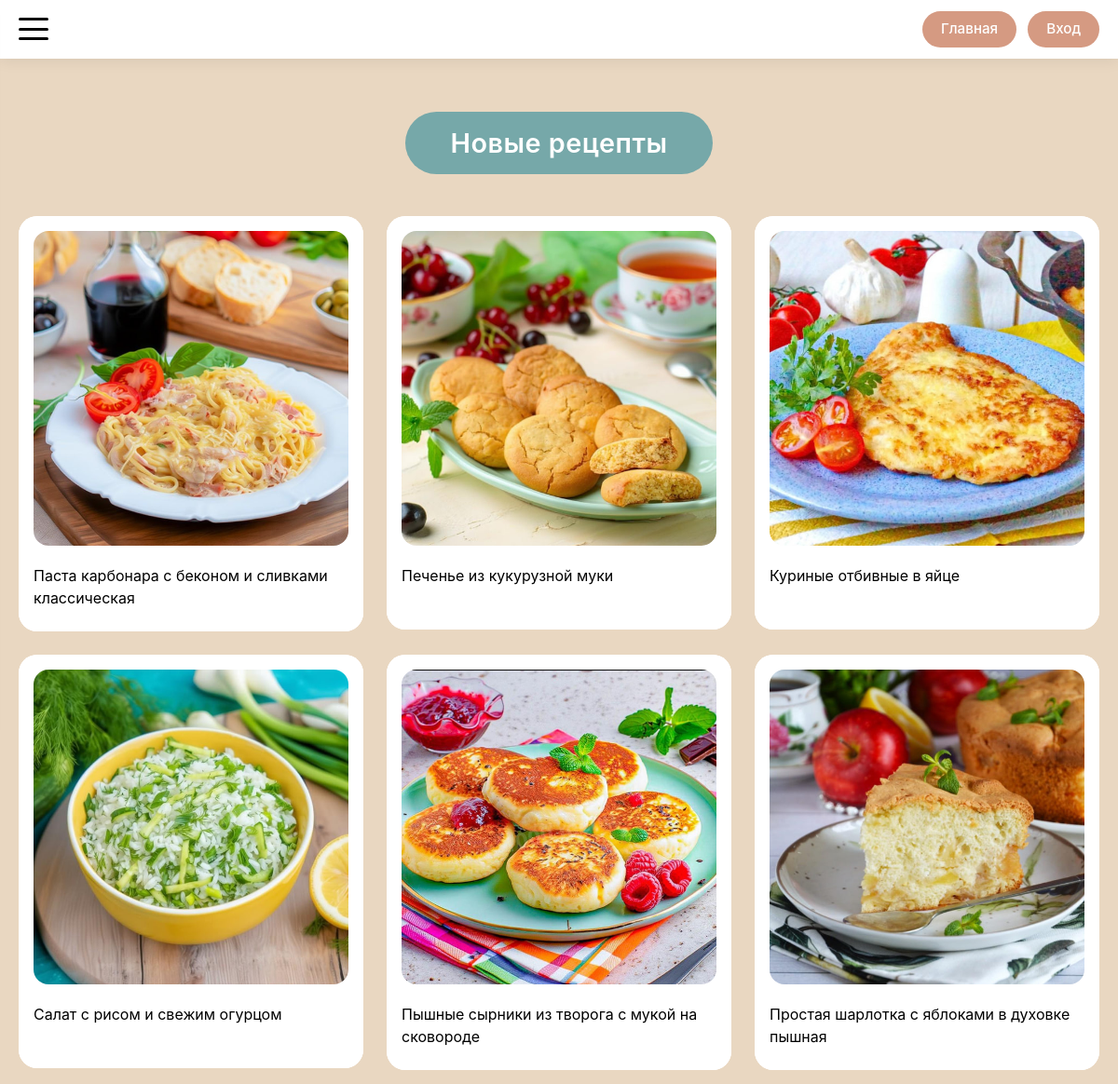
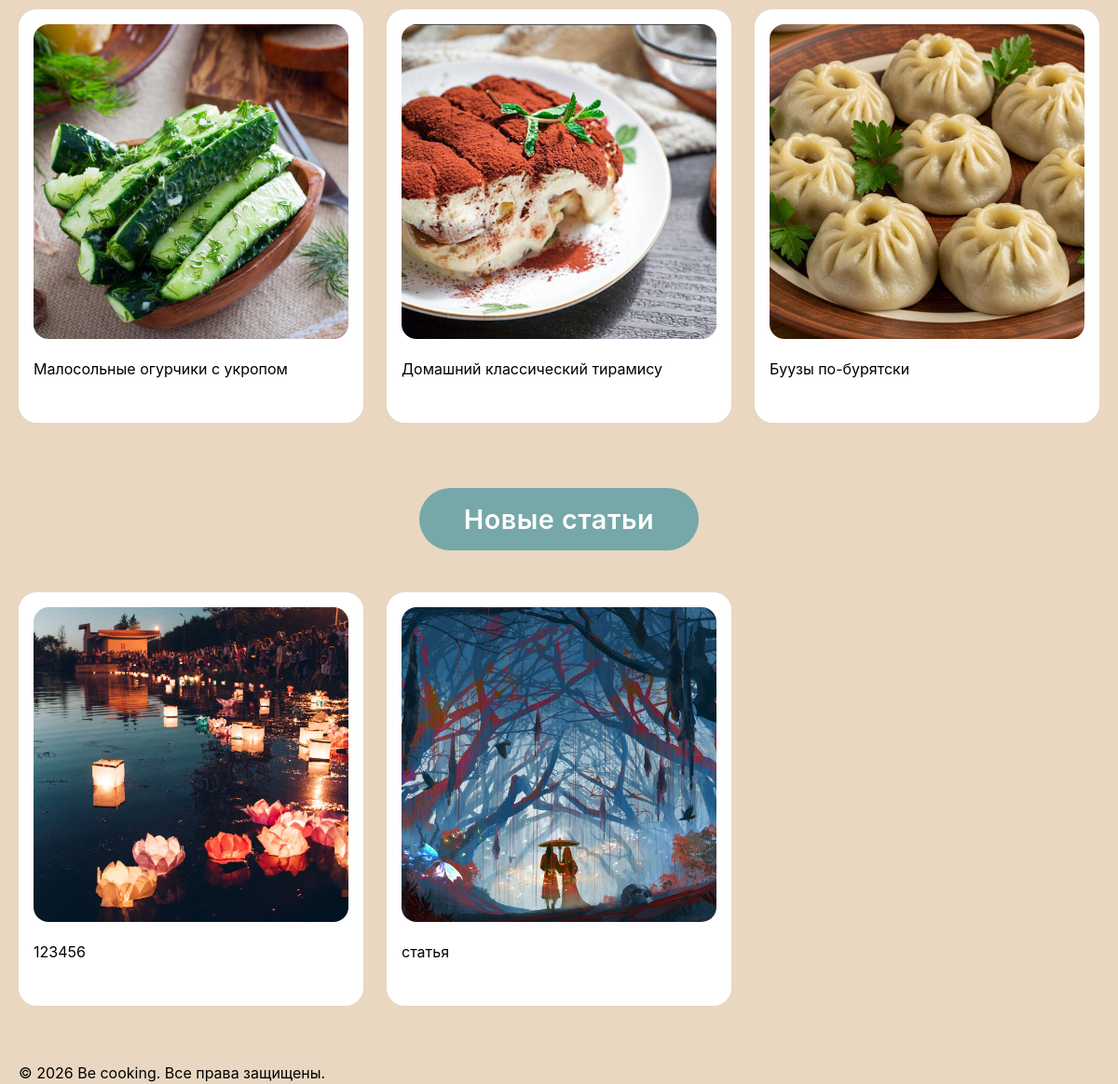
/index, run on the app's committed database (2 pictures, top to bottom).
### models.py (models this page shows)
class Recipe(db.Model):
    __tablename__ = 'recipe'
    id = db.Column(db.Integer, primary_key=True)
    title = db.Column(db.String(200), nullable=False)
    description = db.Column(db.Text)
    author_id = db.Column(db.Integer, db.ForeignKey('user.id'), nullable=False)
    status = db.Column(db.Enum(RecipeStatusEnum), nullable=False, default=RecipeStatusEnum.PENDING)
    created_at = db.Column(db.DateTime, default=datetime.utcnow)
    updated_at = db.Column(db.DateTime, default=datetime.utcnow, onupdate=datetime.utcnow)
    main_image_url = db.Column(db.String(300))
    calories = db.Column(db.Float, nullable=True)
    proteins = db.Column(db.Float, nullable=True)
    fats = db.Column(db.Float, nullable=True)
    carbohydrates = db.Column(db.Float, nullable=True)
    ingredients = db.Column(db.JSON)  # В SQLAlchemy JSON может хранить массивы
    steps = db.relationship('RecipeStep', backref='recipe', lazy='dynamic', cascade='all, delete-orphan')
    comments = db.relationship('Comment', backref='recipe', lazy='dynamic', cascade='all, delete-orphan')
    notes = db.relationship('Note', backref='recipe', lazy='dynamic', cascade='all, delete-orphan')
    favorites = db.relationship('Favorite', backref='recipe', lazy='dynamic', cascade='all, delete-orphan')
    cart_items = db.relationship('CartItem', backref='recipe', lazy='dynamic', cascade='all, delete-orphan')

class Article(db.Model):
    __tablename__ = 'article'
    id = db.Column(db.Integer, primary_key=True)
    title = db.Column(db.String(200), nullable=False)
    text = db.Column(db.Text, nullable=False)
    author_id = db.Column(db.Integer, db.ForeignKey('user.id'), nullable=False)
    created_at = db.Column(db.DateTime, default=datetime.utcnow)
    updated_at = db.Column(db.DateTime, default=datetime.utcnow, onupdate=datetime.utcnow)
    main_image_url = db.Column(db.String(300))
    comments = db.relationship('Comment', backref='article', lazy='dynamic', cascade='all, delete-orphan')

### routes/main_routes.py (the view)
@app.route('/')
@app.route('/index')
def index():
    recipes_query = Recipe.query.filter_by(
        status=RecipeStatusEnum.PUBLISHED
    ).order_by(Recipe.created_at.desc())
    recipes = recipes_query.offset(0).limit(9).all()
    articles_query = Article.query.order_by(Article.created_at.desc())
    articles = articles_query.offset(0).limit(3).all()
    return render_template('index.html', recipes=recipes, articles=articles)

### app.py (called while the page is built)
@app.context_processor
def inject_enums():
    return dict(UserRoleEnum=UserRoleEnum)

### templates/index.html (shortened to what this page needs)
{% extends 'base/base.html' %}
{% block content %}
<section class="section">
    <div class="section-title-wrapper">
        <h2 class="section-title">Новые рецепты</h2>
    </div>
    <div class="cards-grid">
        {% for recipe in recipes %}
        {% with
        detail_endpoint = 'recipe_detail',
        item_id = recipe.id
        %}
        {% set card_name = recipe %}
        {% include 'components/_card.html' with context %}
        {% endwith %}
        {% endfor %}
    </div>
</section>
<section class="section">
    <div class="section-title-wrapper">
        <h2 class="section-title">Новые статьи</h2>
    </div>
    <div class="cards-grid">
        {% for article in articles %}
        {% with
        title = article.title,
        image_url = article.main_image_url,
        detail_endpoint = 'article_detail',
        item_id = article.id
        %}
        {% include 'components/_card.html' %}
        {% endwith %}
        {% endfor %}
    </div>
</section>
{% endblock %}

### templates/components/_card.html (shortened to what this page needs)
{% if detail_endpoint == 'recipe_detail' or  detail_endpoint == 'recipe_manage' %}
<div class="card">
    <a href="{{ url_for(detail_endpoint, recipe_id=item_id) }}"
       class="card-link">
        <div class="card-inner">
            <div class="card-image">
                <img src="{{ recipe.main_image_url if (recipe and recipe.main_image_url) else 'https://placehold.co/400x300' }}"
                     alt="{{ recipe.title if recipe else 'Рецепт' }}">
            </div>
            <div class="card-text">{{ recipe.title if recipe else 'Рецепт' }}</div>
        </div>
    </a>
</div>
{% elif detail_endpoint == 'article_detail' %}
<div class="card">
    <a href="{{ url_for(detail_endpoint, article_id=item_id) }}"
       class="card-link">
        <div class="card-inner">
            <div class="card-image">
                <img src="{{ image_url if image_url else 'https://placehold.co/400x300' }}"
                     alt="{{ title }}">
            </div>
            <div class="card-text">{{ title }}</div>
        </div>
    </a>
</div>
{% endif %}

### data on the page
Recipe: main_image_url (picture), title "Паста карбонара с беконом и сливками классическая"
Recipe: main_image_url (picture), title "Печенье из кукурузной муки"
Recipe: main_image_url (picture), title "Куриные отбивные в яйце"
Recipe: main_image_url (picture), title "Салат с рисом и свежим огурцом"
Recipe: main_image_url (picture), title "Пышные сырники из творога с мукой на сковороде"
Recipe: main_image_url (picture), title "Простая шарлотка с яблоками в духовке пышная"
Recipe: main_image_url (picture), title "Малосольные огурчики с укропом"
Recipe: main_image_url (picture), title "Домашний классический тирамису"
Recipe: main_image_url (picture), title "Буузы по-бурятски"
Article: main_image_url (picture), title "123456"
Article: main_image_url (picture), title "статья"

### other printed values
{{ now.year if now else '2026' }} "2026"
